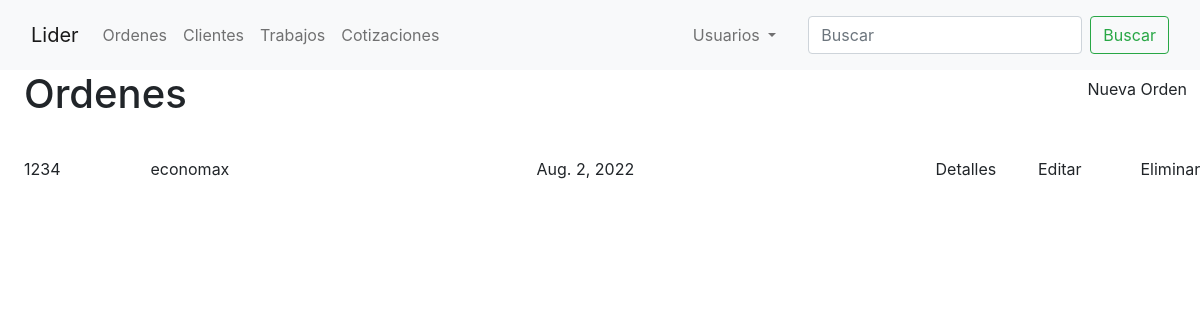
The page / on the database its author committed.
### orders/models.py (models this page shows, shortened)
class Order(models.Model):
    customer = models.ForeignKey(Customer, on_delete=models.CASCADE)
    lider_id = models.ForeignKey(Lider, on_delete=models.CASCADE)
    date_ordered = models.DateField('Fecha ordenada', auto_now=True)
    expected_delivery_date = models.DateField('Fecha esperada de Entrega', auto_now=True)
    quantity_ordered = models.PositiveIntegerField(verbose_name='Cantidad Solicitada', default=0)

class Lider(models.Model):
    lider_id = models.CharField('Numero de Lider', max_length=4,
                                validators=[RegexValidator(r'^\d{1,10}$')], primary_key=True)
    doc_description = models.CharField(verbose_name='Descripcion del documento',
                                       max_length=250, default='NOTA DE VENTA')
    customer = models.ForeignKey(Customer, on_delete=models.CASCADE, default='')
    doc_inks = models.CharField(max_length=14, choices=[('negra', 'NEGRA'),
                                                        ('reflex', 'AZUL REFLEX'),
                                                        ('rojo032', 'ROJO 032CV'),
                                                        ('naranjaDirecto', 'NARANJA DIRECTO')
                                                        ],
                                default='reflex')
    def __str__(self):
        return self.lider_id

class Customer(models.Model):
    name_company = models.CharField(verbose_name='Nombre/Empresa', max_length=50)
    email = models.EmailField(verbose_name='Correo', null=True)
    phone_number = models.CharField(verbose_name='Telefono', max_length=10, validators=[RegexValidator(r'^\d{1,10}$')])
    address = models.CharField(verbose_name='Domicilio', max_length=100, null=True)
    shipping = models.BooleanField(verbose_name='Entrega a domicilio')
    def __str__(self):
        return self.name_company

### orders/views.py (the view)
# urls.py: path('', OrderView.as_view(), name='home'),
class OrderView(ListView):
    model = Order
    template_name = 'orders/order.html'
    ordering = ['-id']
    paginate_by = 2

### templates/orders/order.html (shortened to what this page needs)
{% extends 'orders/base.html' %}
{% block content %}
    <div class="row mb-4">
        <div class="col ms-4">
        <h1>Ordenes</h1>
        </div>
        <div class="col-auto">
                <h4><a class="btn" href="{% url 'order-create' %}">Nueva Orden</a></h4>
        </div>
    </div>
    {% for order in object_list %}
        <div class="row mb-2">
            <a class="col-1 mx-4 my-auto link-dark" href="{% url 'order-detail' order.id %}">{{ order.lider_id }}</a>
            <a class="col mx-auto my-auto link-dark" href="{% url 'customer-detail' order.customer.id %}">{{ order.customer }}</a>
            <div class="col my-auto">{{ order.date_ordered }}</div>
            <div class="col-1"> <a href="{% url 'order-detail' order.id %}" class="btn">Detalles</a></div>
            <div class="col-1"> <a href="{% url 'order-update' order.id %}" class="btn">Editar</a></div>
            <div class="col-1"> <a href="{% url 'order-delete' order.id %}" class="btn">Eliminar</a></div>
        </div>
    {% endfor %}
{% endblock %}

### orders/static/crm/main.css (style rules this page uses)
body { background: whitesmoke; color: #333333; }
.col { border: 1px; }

### rows shown on the page
Order: lider_id "1234", customer "economax", date_ordered "Aug. 2, 2022"
